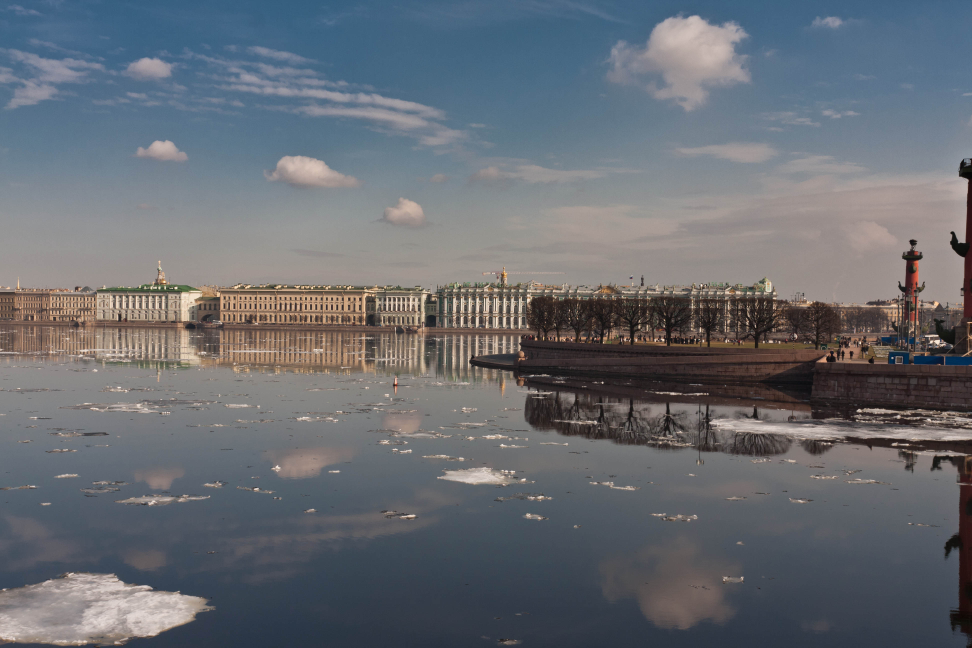
#> input picture unstitched/boat04.jpg, 3888 x 2592 px (shown at 1/4 size)
$ python warpPersThree.py
#> lines starting #> are read from the running program, lines starting #| are printed output that depends on the picture
import cv2
import numpy as np
import matplotlib.pyplot as plt

#IMAGE_H ,IMAGE_W = 223, 1280
IMAGE_W, IMAGE_H= 3888,1175#2592
#src = np.float32([[0, IMAGE_H], [1207, IMAGE_H], [0, 0], [IMAGE_W, 0]])
#dst = np.float32([[569, IMAGE_H], [711, IMAGE_H], [0, 0], [IMAGE_W, 0]])
src = np.float32([[0, IMAGE_H], [3613, IMAGE_H], [0, 0], [IMAGE_W, 0]])
dst = np.float32([[1457, IMAGE_H], [2417, IMAGE_H], [0, 0], [IMAGE_W, 0]])
M = cv2.getPerspectiveTransform(src, dst) # The transformation matrix
Minv = cv2.getPerspectiveTransform(dst, src) # Inverse transformation

img = cv2.imread('unstitched/boat04.jpg') # Read the test img
#> img is the input picture: shape (2592, 3888, 3); mean B, G, R 113.8, 107.6, 103.8
img = img[1450:(1450+IMAGE_H), 0:(0+IMAGE_W)] # Apply np slicing for ROI crop
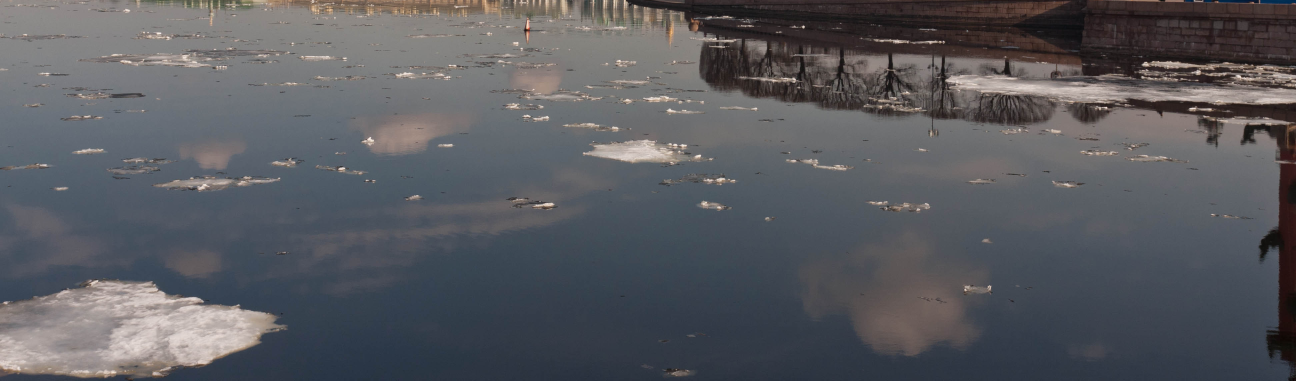
#> img: shape (1142, 3888, 3) (shown at 1/3 size); mean B, G, R 95.2, 90.6, 89.6
warped_img = cv2.warpPerspective(img, M, (IMAGE_W, IMAGE_H)) # Image warping
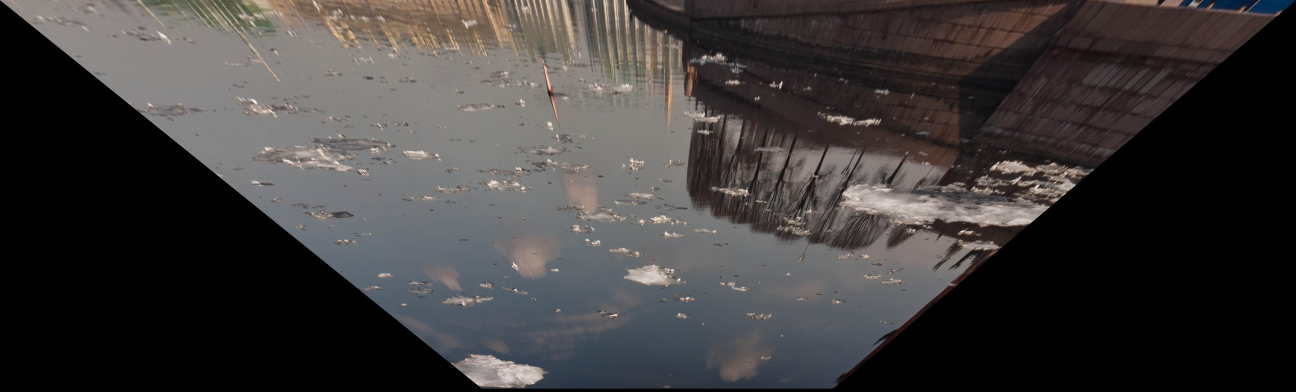
#> warped_img: shape (1175, 3888, 3) (shown at 1/3 size); mean B, G, R 58.7, 59, 61.9
cv2.imwrite('waro04.png', warped_img)
#plt.imshow(cv2.cvtColor(warped_img, cv2.COLOR_BGR2RGB)) # Show results
plt.show()

$ run again, with unstitched/boat01.jpg copied over unstitched/boat04.jpg
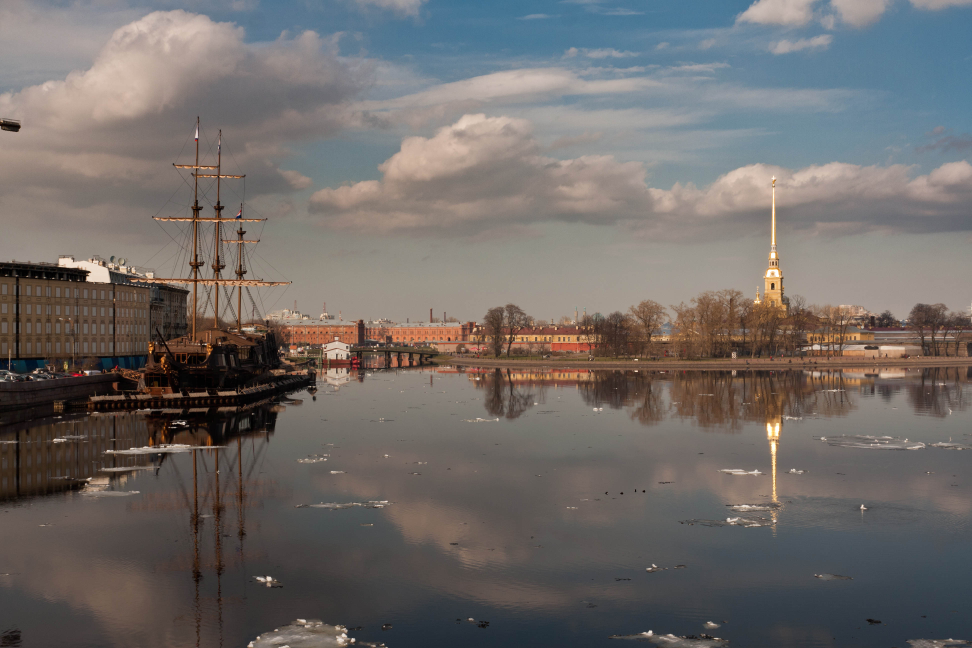
#> input picture unstitched/boat01.jpg, 3888 x 2592 px (shown at 1/4 size)
#> img is the input picture: shape (2592, 3888, 3); mean B, G, R 104, 106.6, 111.8
#> `img = img[1450:(1450+IMAGE_H), 0:(0+IMAGE_W)]`:
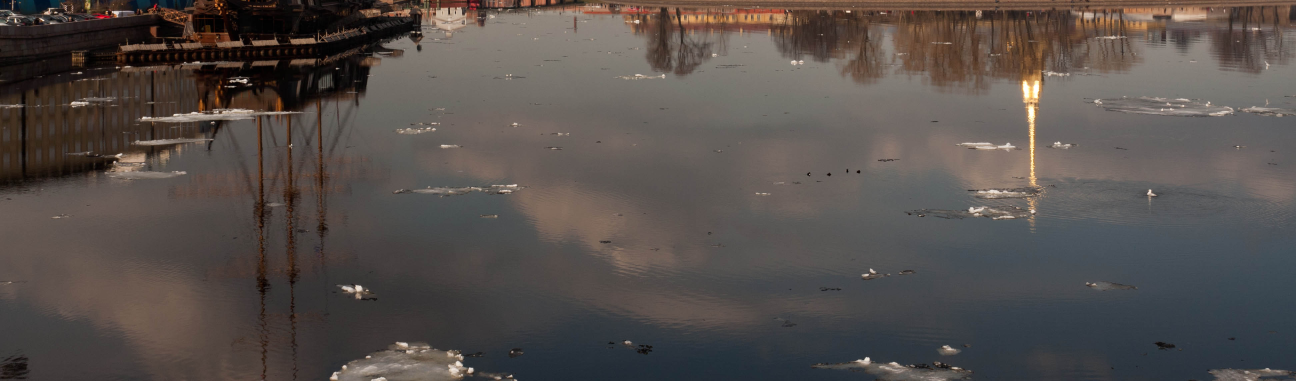
#> img: shape (1142, 3888, 3) (shown at 1/3 size); mean B, G, R 75.7, 79.1, 86.1
#> `warped_img = cv2.warpPerspective(img, M, (IMAGE_W, IMAGE_H))`:
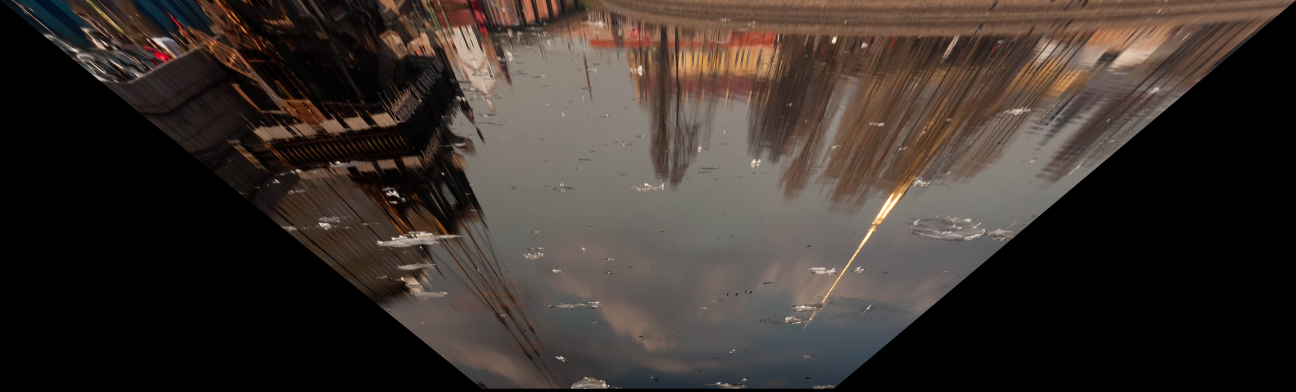
#> warped_img: shape (1175, 3888, 3) (shown at 1/3 size); mean B, G, R 44.8, 49.8, 58.6

$ run again, with unstitched/boat02.jpg copied over unstitched/boat04.jpg
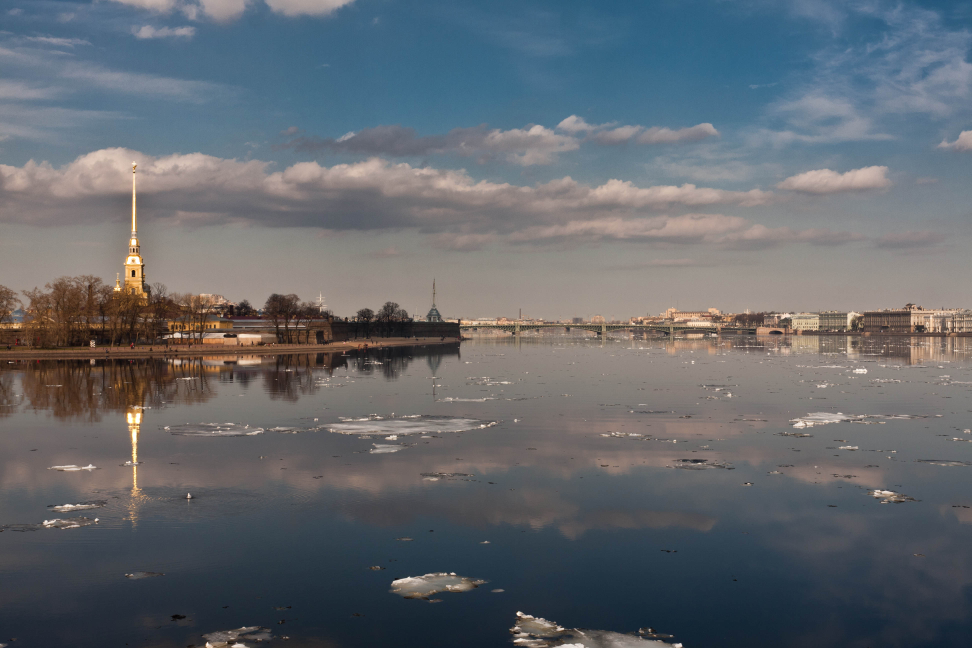
#> input picture unstitched/boat02.jpg, 3888 x 2592 px (shown at 1/4 size)
#> img is the input picture: shape (2592, 3888, 3); mean B, G, R 109.4, 103.9, 99.5
#> `img = img[1450:(1450+IMAGE_H), 0:(0+IMAGE_W)]`:
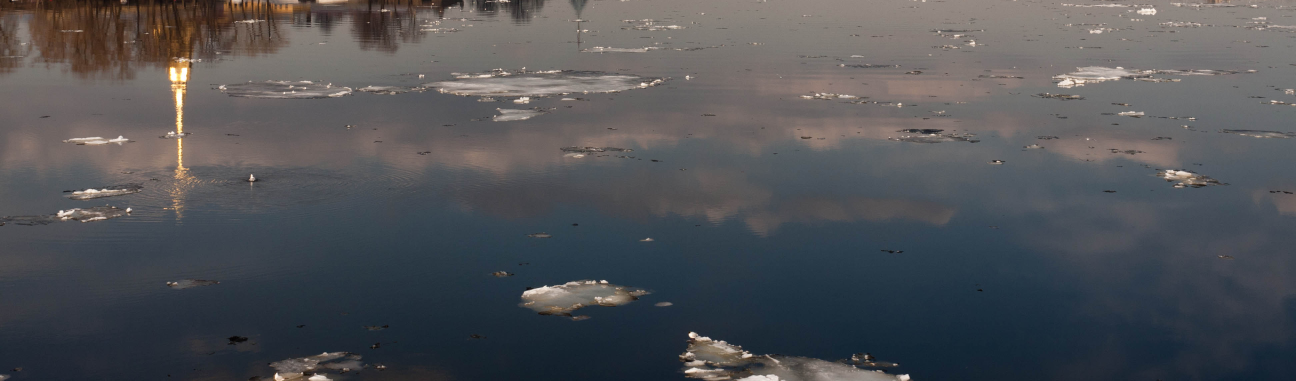
#> img: shape (1142, 3888, 3) (shown at 1/3 size); mean B, G, R 85.9, 82.3, 81.2
#> `warped_img = cv2.warpPerspective(img, M, (IMAGE_W, IMAGE_H))`:
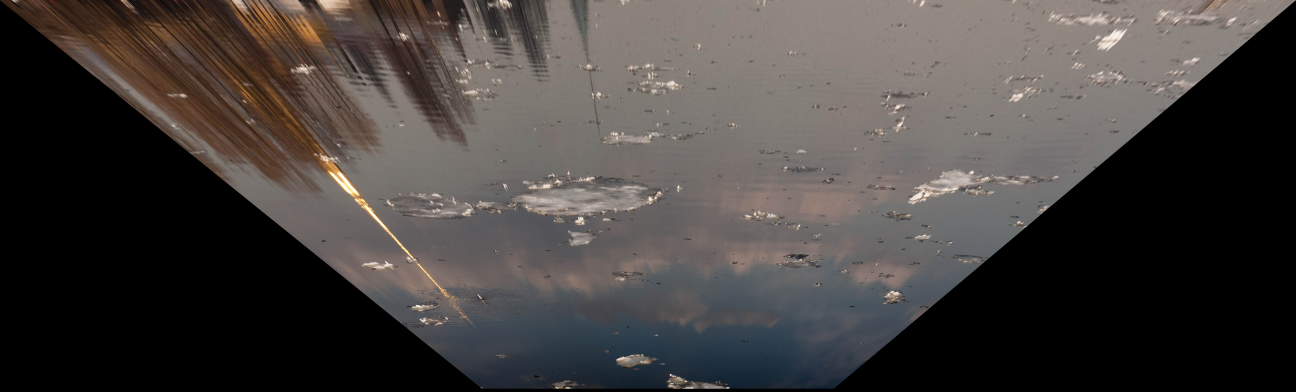
#> warped_img: shape (1175, 3888, 3) (shown at 1/3 size); mean B, G, R 62.2, 64.5, 69.1

$ run again, with unstitched/boat03.jpg copied over unstitched/boat04.jpg
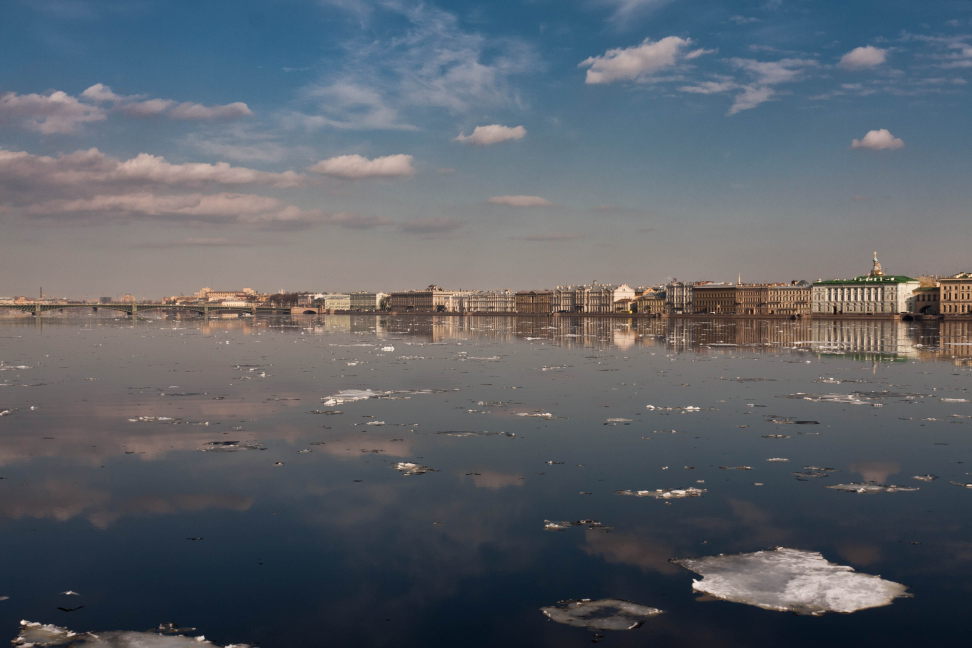
#> input picture unstitched/boat03.jpg, 3888 x 2592 px (shown at 1/4 size)
#> img is the input picture: shape (2592, 3888, 3); mean B, G, R 105.3, 97.9, 92.4
#> `img = img[1450:(1450+IMAGE_H), 0:(0+IMAGE_W)]`:
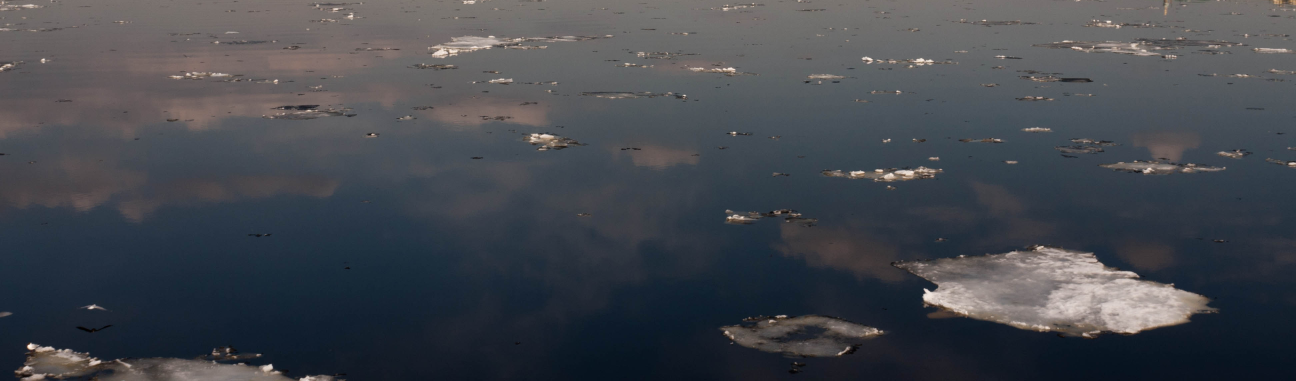
#> img: shape (1142, 3888, 3) (shown at 1/3 size); mean B, G, R 77.8, 71.3, 67.8
#> `warped_img = cv2.warpPerspective(img, M, (IMAGE_W, IMAGE_H))`:
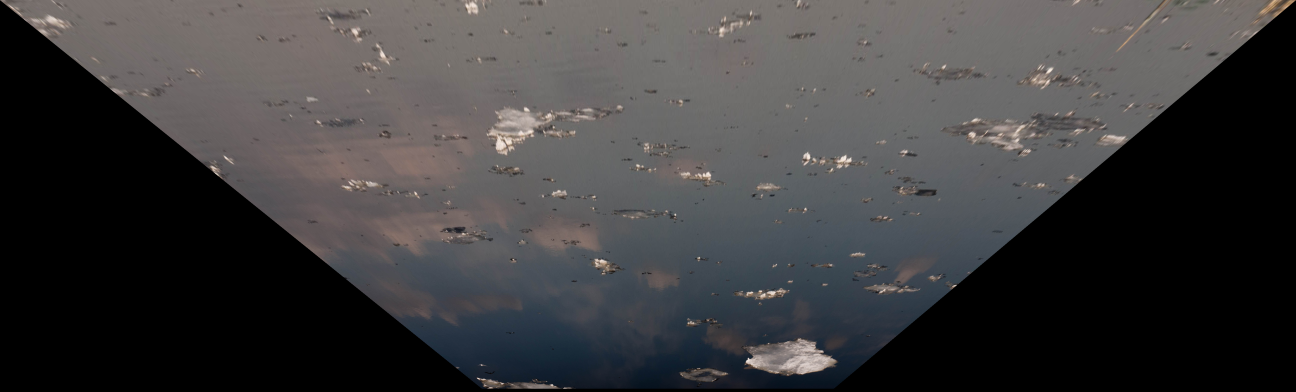
#> warped_img: shape (1175, 3888, 3) (shown at 1/3 size); mean B, G, R 61.5, 60.6, 61.6
